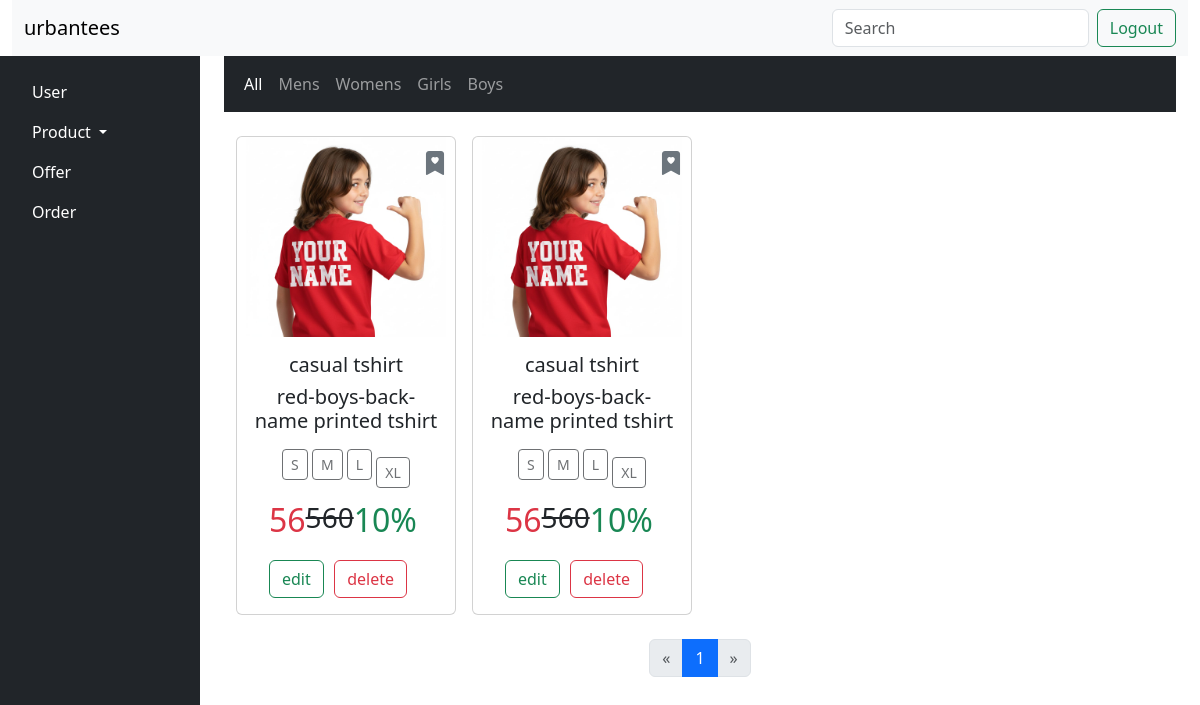
Page /admin_view_product on the earlier database version.
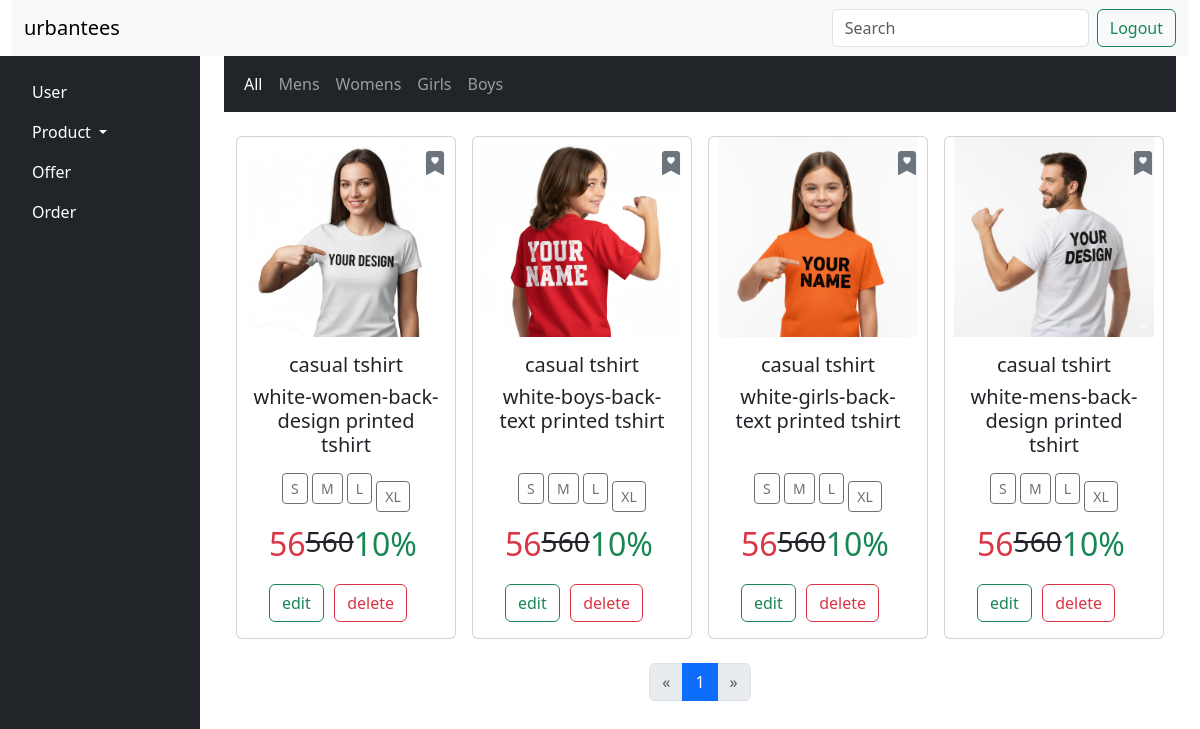
Same page on the later database version.
### urban_tees_app/models.py (models this page shows, shortened)
class Product(models.Model):
    CATEGORY_CHOICES = [
        ('mens', 'Mens'),
        ('womens', 'Womens'),
        ('girls', 'Girls'),
        ('boys', 'Boys'),
    ]
    item_image1 = models.CharField(max_length=255)
    item_image2 = models.CharField(max_length=255)
    item_image3 = models.CharField(max_length=255)
    item_image4 = models.CharField(max_length=255)
    item_name = models.CharField(max_length=255)
    item_description = models.CharField(max_length=255)
    new_price = models.IntegerField()
    old_price = models.IntegerField()
    offer = models.IntegerField()
    category = models.CharField(max_length=10, choices=CATEGORY_CHOICES)
    small_size=models.IntegerField()
    medium_size=models.IntegerField()
    large_size=models.IntegerField()
    extralarge_size=models.IntegerField()

### urban_tees_app/views.py (the view)
# urls.py: path('admin_view_product',views.admin_view_product,name='admin_view_product'),
def admin_view_product(request):
    item_details = Product.objects.all()
    paginator = Paginator(item_details,4)
    page_number = request.GET.get('page')
    page_obj = paginator.get_page(page_number)
    return render(request, 'admin_view_product.html', {'item':item_details,'page_obj': page_obj})

### urban_tees_app/templates/admin_view_product.html
{% extends 'admin_layout.html' %}
{% load static %}
{% block content %}
<div class="grid text-center container-fluid" style="--bs-columns: 3;">
    <nav class="navbar navbar-expand-lg navbar-dark bg-dark mb-4 justify-content-evenly">
        <div class="container">
            <div class="collapse navbar-collapse">
                <ul class="navbar-nav me-auto mb-2 mb-lg-0">
                    <li class="nav-item">
                        <a class="nav-link {% if not selected_category %}active{% endif %}"
                            href="{% url 'user_products' %}">All</a>
                    </li>
                    <li class="nav-item">
                        <a class="nav-link {% if selected_category == 'mens' %}active{% endif %}"
                            href="{% url 'user_category_products' 'mens' %}">Mens
                        </a>
                    </li>
                    <li class="nav-item">
                        <a class="nav-link {% if selected_category == 'womens' %}active{% endif %}"
                            href="{% url 'user_category_products' 'womens' %}">Womens
                        </a>
                    </li>
                    <li class="nav-item">
                        <a class="nav-link {% if selected_category == 'girls' %}active{% endif %}"
                            href="{% url 'user_category_products' 'girls' %}">Girls</a>
                    </li>
                    <li class="nav-item">
                        <a class="nav-link {% if selected_category == 'boys' %}active{% endif %}"
                            href="{% url 'user_category_products' 'boys' %}">Boys</a>
                    </li>
                </ul>
            </div>
        </div>
    </nav>
<div class="container mt-4">
    <div class="row g-3">
        {% for pro in page_obj %}
        <div class="col-12 col-sm-6 col-md-4 col-lg-3 d-flex">
            <div class="card w-100 position-relative">
                <button class="btn position-absolute top-0 end-0 m-2 p-0 bookmark-btn"
                    style="background: none; border: none;">
                    <i class="bi bi-bookmark-heart-fill fs-4 text-secondary"></i>
                </button>
                <a href="{% url 'user_single_product' pro.id %}">
                    <img src="{% static pro.item_image1 %}" class="card-img-top" alt="product image"
                        style="height: auto; max-height: 200px; object-fit: contain;">
                </a>
                <div class="card-body">
                    <h5 class="card-title">{{ pro.item_name }}</h5>
                    <h5 class="card-text">{{ pro.item_description }}</h5>
                </div>
                <div>
                    <p class="card-text btn btn-outline-dark btn-sm disabled">S</p>
                    <p class="card-text btn btn-outline-dark btn-sm disabled">M</p>
                    <p class="card-text btn btn-outline-dark btn-sm disabled">L</p>
                    <p class="card-text btn btn-outline-dark btn-sm disabled">XL</p>
                </div>
                <ul class="d-flex justify-content-between me-5">
                    <li class="list-group-item text-danger fs-2">{{ pro.new_price }}</li>
                    <li class="list-group-item fs-3"><del>{{ pro.old_price }}</del></li>
                    <li class="list-group-item text-success fs-2">{{ pro.offer }}%</li>
                </ul>
                    <ul class=" d-flex justify-content-between me-5">
                        <a class="btn btn-outline-success" href="{% url 'admin_edit' pro.id  %}">edit</a>
                        <a class="btn btn-outline-danger" href="{% url 'admin_delete_product' pro.id %}">delete</a>
                    </ul>
            </div>
        </div>
        {% empty %}
        <p>No products found.</p>
        {% endfor %}
    </div>
</div>
<div class="grid text-center container-fluid mt-4">
    <nav aria-label="Page navigation">
        <ul class="pagination justify-content-center">
            {% if page_obj.has_previous %}
            <li class="page-item">
                <a class="page-link" href="?page={{ page_obj.previous_page_number }}" aria-label="Previous">
                    <span aria-hidden="true">&laquo;</span>
                </a>
            </li>
            {% else %}
            <li class="page-item disabled"><span class="page-link">&laquo;</span></li>
            {% endif %}
            {% for num in page_obj.paginator.page_range %}
            {% if page_obj.number == num %}
            <li class="page-item active"><span class="page-link">{{ num }}</span></li>
            {% else %}
            <li class="page-item"><a class="page-link" href="?page={{ num }}">{{ num }}</a></li>
            {% endif %}
            {% endfor %}
            {% if page_obj.has_next %}
            <li class="page-item">
                <a class="page-link" href="?page={{ page_obj.next_page_number }}" aria-label="Next">
                    <span aria-hidden="true">&raquo;</span>
                </a>
            </li>
            {% else %}
            <li class="page-item disabled"><span class="page-link">&raquo;</span></li>
            {% endif %}
        </ul>
    </nav>
</div>
</div>
{% endblock %}

### urban_tees_app/templates/admin_layout.html (shortened to what this page needs)
<!DOCTYPE html>
<html lang="en">
<head>
  <link href="https://cdn.jsdelivr.net/npm/bootstrap@5.3.3/dist/css/bootstrap.min.css" rel="stylesheet">
  <link href="https://cdn.jsdelivr.net/npm/bootstrap-icons@1.10.5/font/bootstrap-icons.css" rel="stylesheet">
    <link href="https://cdn.jsdelivr.net/npm/bootstrap@5.3.3/dist/css/bootstrap.min.css" rel="stylesheet">
    <link href="https://cdn.jsdelivr.net/npm/bootstrap@5.3.3/dist/css/bootstrap.min.css" rel="stylesheet"
>
</head>
<body>
    <div class="container-fluid" style="height: 100vh;">
        <div class="row">
            <div class="col">
                <nav class="navbar bg-body-tertiary">
                    <div class="container-fluid">
                        <a class="navbar-brand">urbantees</a>
                        <form class="d-flex" role="search">
                            <input class="form-control me-2" type="search" placeholder="Search" aria-label="Search" />
                            <button class="btn btn-outline-success" type="submit">Logout</button>
                        </form>
                    </div>
                </nav>
            </div>
        </div>
        <div class="row" style="height: calc(100vh - 56px);">
            <div class="col-2 bg-dark text-white p-3 h-100">
                <ul class="nav flex-column">
                    <li class="nav-item">
                        <a class="nav-link text-white" href="#">User</a>
                    </li>
                    <li class="nav-item dropdown">
                        <a class="nav-link dropdown-toggle text-white" href="#" role="button" data-bs-toggle="dropdown">
                            Product
                        </a>
                    </li>
                    <li class="nav-item">
                        <a class="nav-link text-white" href="#">Offer</a>
                    </li>
                    <li class="nav-item">
                        <a class="nav-link text-white" href="#">Order</a>
                    </li>
                </ul>
            </div>
            <div class="col-10">
                {% block content %}{% endblock %}
            </div>
        </div>
    </div>
</body>
</html>

Differences in the rows shown:
removed Product: item_image1 (picture), item_name "casual tshirt", item_description "red-boys-back-name printed tshirt", new_price "56", old_price "560", offer "10"
removed Product: item_image1 (picture), item_name "casual tshirt", item_description "red-boys-back-name printed tshirt", new_price "56", old_price "560", offer "10"
added Product: item_image1 (picture), item_name "casual tshirt", item_description "white-women-back-design printed tshirt", new_price "56", old_price "560", offer "10"
added Product: item_image1 (picture), item_name "casual tshirt", item_description "white-boys-back-text printed tshirt", new_price "56", old_price "560", offer "10"
added Product: item_image1 (picture), item_name "casual tshirt", item_description "white-girls-back-text printed tshirt", new_price "56", old_price "560", offer "10"
added Product: item_image1 (picture), item_name "casual tshirt", item_description "white-mens-back-design printed tshirt", new_price "56", old_price "560", offer "10"
